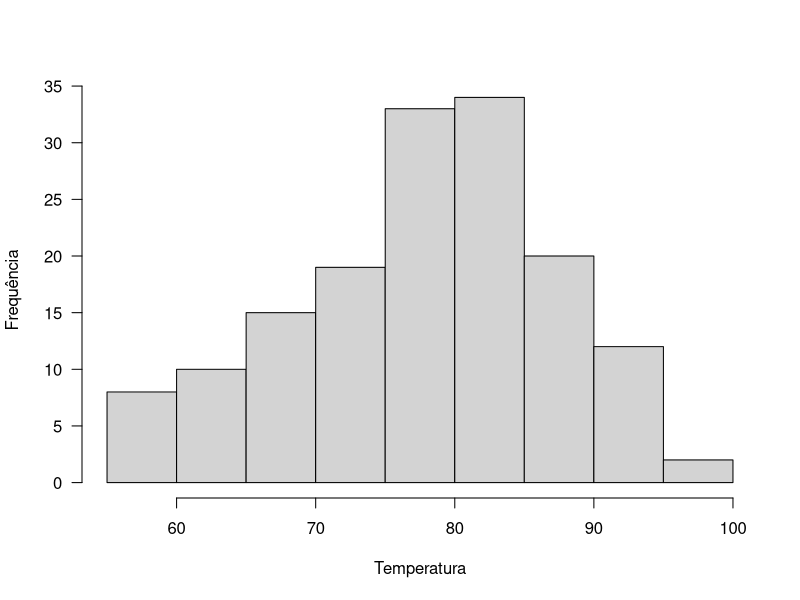
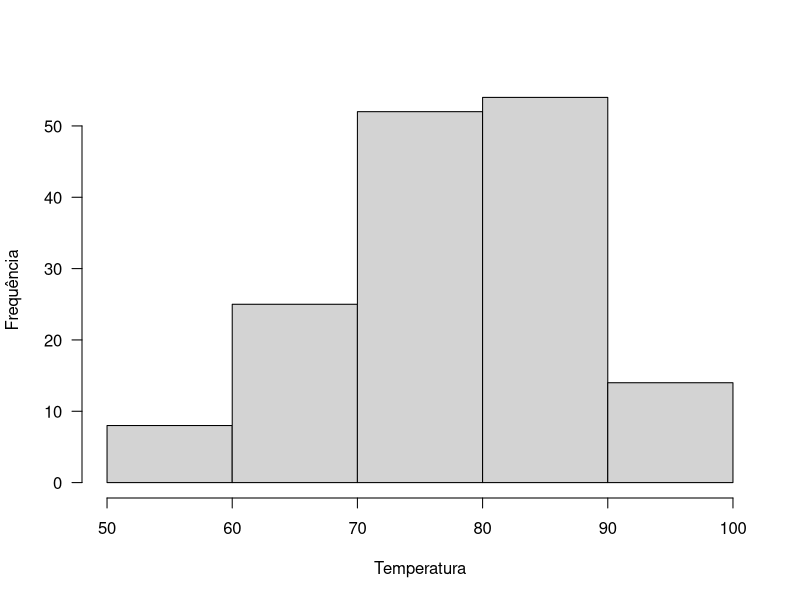

Recreate these plots in R, in order.
# Histogramas no R
# Aprendendo e Ensinando R para Análise de dados
# Prof Marcos Vital, UFAL
# Dezembro de 2025
# Conteúdo com licença CC BY 4.0
# https://marcosvital.github.io/Aprendendo-R/

# Dados de exemplo:
data ("airquality")

# Resumo dos dados:
summary (airquality)

# O histograma da temperatura:
grafico <- hist (airquality$Temp, las = 1, xlab = "Temperatura", ylab = "Frequência", main = " ")

# las = 1 deixa os números "em pé"
# xlab e ylab dão nome aos eixos
# main define o título do gráfico

# Quando quiser, "chame" o objeto criado:
grafico

# Se eu quiser, posso editar os "breaks" veja o exemplo:

quebras <- c (50, 60, 70, 80, 90, 100)  # Aqui eu criei os pontos de quebra das classes do histograma, para usar a seguir

# novo histograma:
grafico <- hist (airquality$Temp, las = 1, xlab = "Temperatura", ylab = "Frequência", main = " ", breaks = quebras)

# Vendo os dados do novo histograma:
grafico
